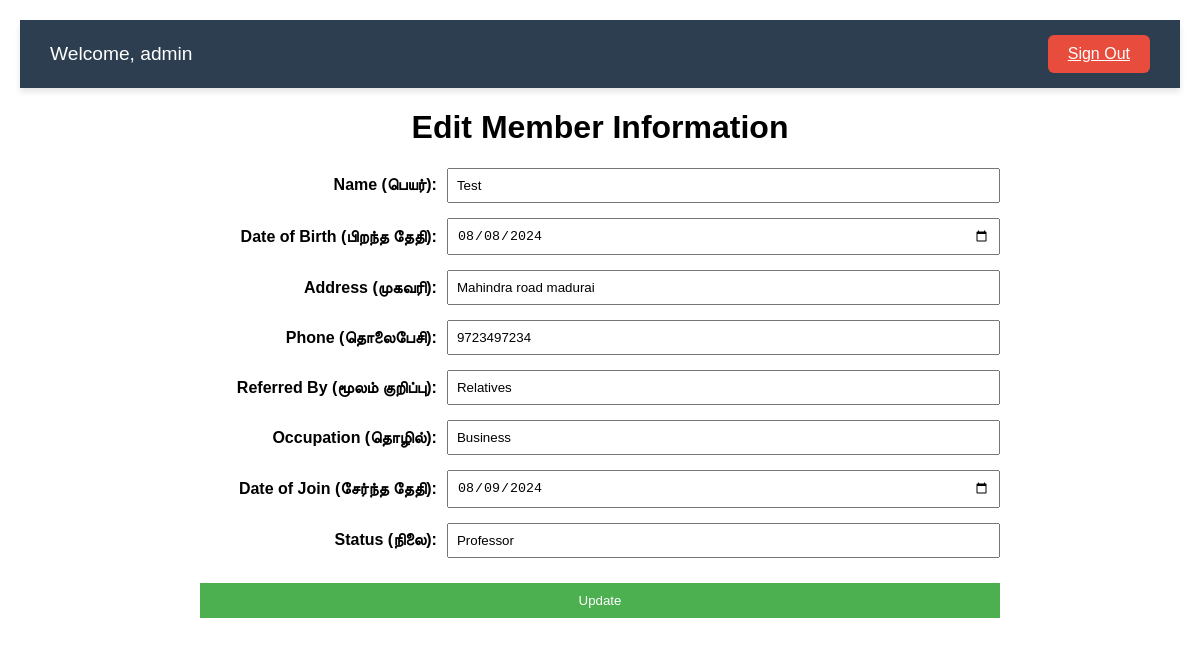
Before: /edit-member/5 (signed in) with the older database file.
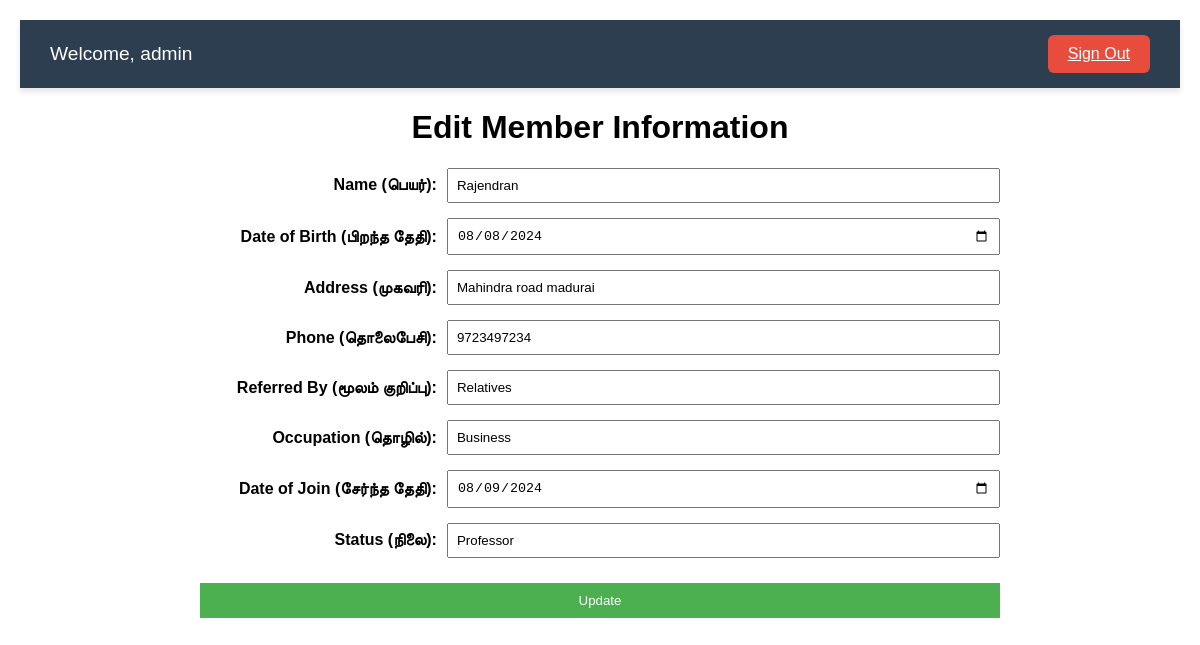
After: the same page with the newer database file.
### tables this page shows
CREATE TABLE "members" (
	"id"	INTEGER UNIQUE,
	"name"	TEXT NOT NULL,
	"dob"	DATE NOT NULL,
	"address"	TEXT NOT NULL,
	"phone"	TEXT NOT NULL,
	"referred_by"	TEXT,
	"occupation"	TEXT,
	"date_of_join"	DATE NOT NULL,
	"status"	TEXT NOT NULL,
	"photo_url"	TEXT,
	PRIMARY KEY("id" AUTOINCREMENT)
);

### app.py (the view, shortened to what this page needs)
@app.route('/edit-member/<int:member_id>', methods=['GET', 'POST'])
def edit_member(member_id):
    if 'username' not in session:
        return redirect(url_for('login'))
    conn = get_db_connection()
    cursor = conn.cursor()
    cursor.execute('SELECT * FROM members WHERE id = ?', (member_id,))
    member = cursor.fetchone()
    conn.close()
    return render_template('edit_member.html', member=member, username=session['username'])

### app.py (called while the page is built)
def get_db_connection():
    try:
        conn = sqlite3.connect('database.db', check_same_thread=False)
        conn.row_factory = sqlite3.Row
        return conn
    except sqlite3.Error as e:
        print(f"Database connection error: {e}")
        return None

### templates/edit_member.html (shortened to what this page needs)
<!DOCTYPE html>
<html lang="en">
<head>
</head>
<body>
    <header class="header">
        <div class="username">Welcome, {{ username }}</div>
        <a href="{{ url_for('logout') }}" class="logout-button">Sign Out</a>
    </header>
    <div class="container">
        <h1>Edit Member Information</h1>
        <form action="{{ url_for('edit_member', member_id=member.id) }}" method="POST">
            <div class="form-group">
                <label for="name">Name (பெயர்):</label>
                <input type="text" id="name" name="name" value="{{ member.name }}" required>
            </div>
            <div class="form-group">
                <label for="dob">Date of Birth (பிறந்த தேதி):</label>
                <input type="date" id="dob" name="dob" value="{{ member.dob }}" required>
            </div>
            <div class="form-group">
                <label for="address">Address (முகவரி):</label>
                <input type="text" id="address" name="address" value="{{ member.address }}" required>
            </div>
            <div class="form-group">
                <label for="phone">Phone (தொலைபேசி):</label>
                <input type="text" id="phone" name="phone" value="{{ member.phone }}" required>
            </div>
            <div class="form-group">
                <label for="referred_by">Referred By (மூலம் குறிப்பு):</label>
                <input type="text" id="referred_by" name="referred_by" value="{{ member.referred_by }}" required>
            </div>
            <div class="form-group">
                <label for="occupation">Occupation (தொழில்):</label>
                <input type="text" id="occupation" name="occupation" value="{{ member.occupation }}" required>
            </div>
            <div class="form-group">
                <label for="date_of_join">Date of Join (சேர்ந்த தேதி):</label>
                <input type="date" id="date_of_join" name="date_of_join" value="{{ member.date_of_join }}" required>
            </div>
            <div class="form-group">
                <label for="status">Status (நிலை):</label>
                <input type="text" id="status" name="status" value="{{ member.status }}" required>
            </div>
            <button type="submit">Update</button>
        </form>
    </div>
</body>
</html>

Changed rows visible on the page:
changed members "Mahindra road madurai": name "Test" → "Rajendran"
